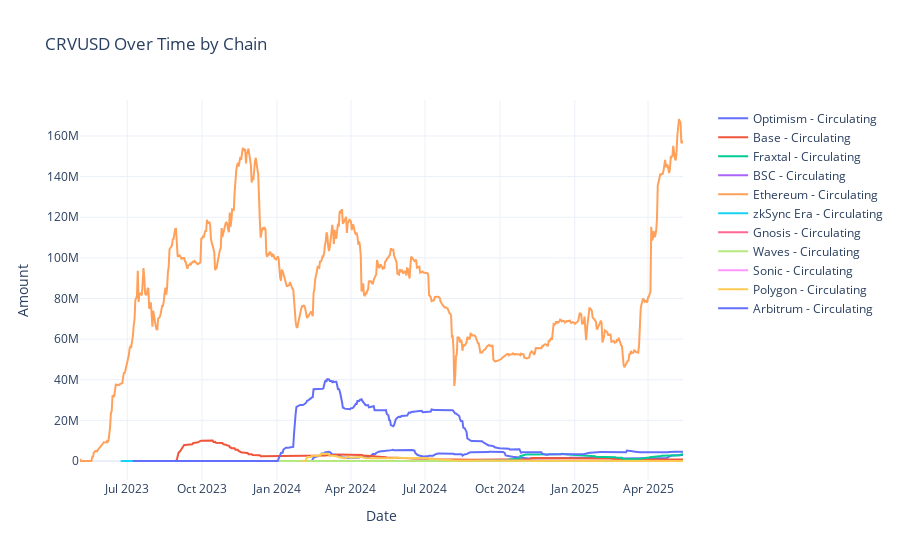

The notebook cell saved with this chart:
### Code cell
# Custom usage example
fig = plot_stable_chain_data(
    df=crvusd_df,
    value_columns=[
        {'column': 'circulating', 'name': 'Circulating', 'line_style': {'width': 2}},
        # {'column': 'bridgedTo', 'name': 'Bridged To', 'line_style': {'width': 2, 'dash': 'dash'}}
    ],
    title='CRVUSD Over Time by Chain',
    template='plotly_white'
)
fig.show()

### Figure 1 — Plotly figure (JSON) as saved in the notebook; plotly's stock layout.template omitted (floating-point values rounded to 4 significant figures; data arrays with more than 128 entries replaced by an {"elided": "..."} marker saying what was removed)
{"data": [{"line": {"width": 2}, "name": "Optimism - Circulating", "type": "scatter", "x": {"elided": "457 str values"}, "y": {"elided": "457 float values"}}, {"line": {"width": 2}, "name": "Base - Circulating", "type": "scatter", "x": {"elided": "627 str values"}, "y": {"elided": "627 float values"}}, {"line": {"width": 2}, "name": "Fraxtal - Circulating", "type": "scatter", "x": {"elided": "253 str values"}, "y": {"elided": "253 float values"}}, {"line": {"width": 2}, "name": "BSC - Circulating", "type": "scatter", "x": {"elided": "436 str values"}, "y": {"elided": "436 float values"}}, {"line": {"width": 2}, "name": "Ethereum - Circulating", "type": "scatter", "x": {"elided": "742 str values"}, "y": {"elided": "742 float values"}}, {"line": {"width": 2}, "name": "zkSync Era - Circulating", "type": "scatter", "x": {"elided": "692 str values"}, "y": {"elided": "692 float values"}}, {"line": {"width": 2}, "name": "Gnosis - Circulating", "type": "scatter", "x": {"elided": "253 str values"}, "y": {"elided": "253 float values"}}, {"line": {"width": 2}, "name": "Waves - Circulating", "type": "scatter", "x": {"elided": "516 str values"}, "y": {"elided": "516 float values"}}, {"line": {"width": 2}, "name": "Sonic - Circulating", "type": "scatter", "x": ["2025-04-05T00:00:00.000000000", "2025-04-06T00:00:00.000000000", "2025-04-07T00:00:00.000000000", "2025-04-08T00:00:00.000000000", "2025-04-09T00:00:00.000000000", "2025-04-10T00:00:00.000000000", "2025-04-11T00:00:00.000000000", "2025-04-12T00:00:00.000000000", "2025-04-13T00:00:00.000000000", "2025-04-14T00:00:00.000000000", "2025-04-15T00:00:00.000000000", "2025-04-16T00:00:00.000000000", "2025-04-17T00:00:00.000000000", "2025-04-18T00:00:00.000000000", "2025-04-19T00:00:00.000000000", "2025-04-20T00:00:00.000000000", "2025-04-21T00:00:00.000000000", "2025-04-22T00:00:00.000000000", "2025-04-23T00:00:00.000000000", "2025-04-24T00:00:00.000000000", "2025-04-25T00:00:00.000000000", "2025-04-26T00:00:00.000000000", "2025-04-27T00:00:00.000000000", "2025-04-28T00:00:00.000000000", "2025-04-29T00:00:00.000000000", "2025-04-30T00:00:00.000000000", "2025-05-01T00:00:00.000000000", "2025-05-02T00:00:00.000000000", "2025-05-03T00:00:00.000000000", "2025-05-04T00:00:00.000000000", "2025-05-05T00:00:00.000000000", "2025-05-06T00:00:00.000000000", "2025-05-07T00:00:00.000000000", "2025-05-08T00:00:00.000000000", "2025-05-09T00:00:00.000000000", "2025-05-10T00:00:00.000000000", "2025-05-11T00:00:00.000000000", "2025-05-12T00:00:00.000000000", "2025-05-13T00:00:00.000000000", "2025-05-14T00:00:00.000000000"], "y": [56.0, 56.0, 56.0, 56.0, 56.0, 56.0, 56.0, 56.0, 69.0, 69.0, 69.0, 69.0, 69.0, 69.0, 69.0, 69.0, 69.0, 69.0, 69.0, 72.0, 72.0, 72.0, 72.0, 72.0, 72.0, 72.0, 72.0, 72.0, 72.0, 72.0, 72.0, 72.0, 72.0, 72.0, 72.0, 72.0, 72.0, 72.0, 72.0, 72.1]}, {"line": {"width": 2}, "name": "Polygon - Circulating", "type": "scatter", "x": {"elided": "470 str values"}, "y": {"elided": "470 float values"}}, {"line": {"width": 2}, "name": "Arbitrum - Circulating", "type": "scatter", "x": {"elided": "677 str values"}, "y": {"elided": "677 float values"}}], "layout": {"hovermode": "x unified", "legend": {"x": 1.05, "xanchor": "left", "y": 0.99, "yanchor": "top"}, "showlegend": true, "title": {"text": "CRVUSD Over Time by Chain"}, "xaxis": {"title": {"text": "Date"}}, "yaxis": {"title": {"text": "Amount"}}}}
